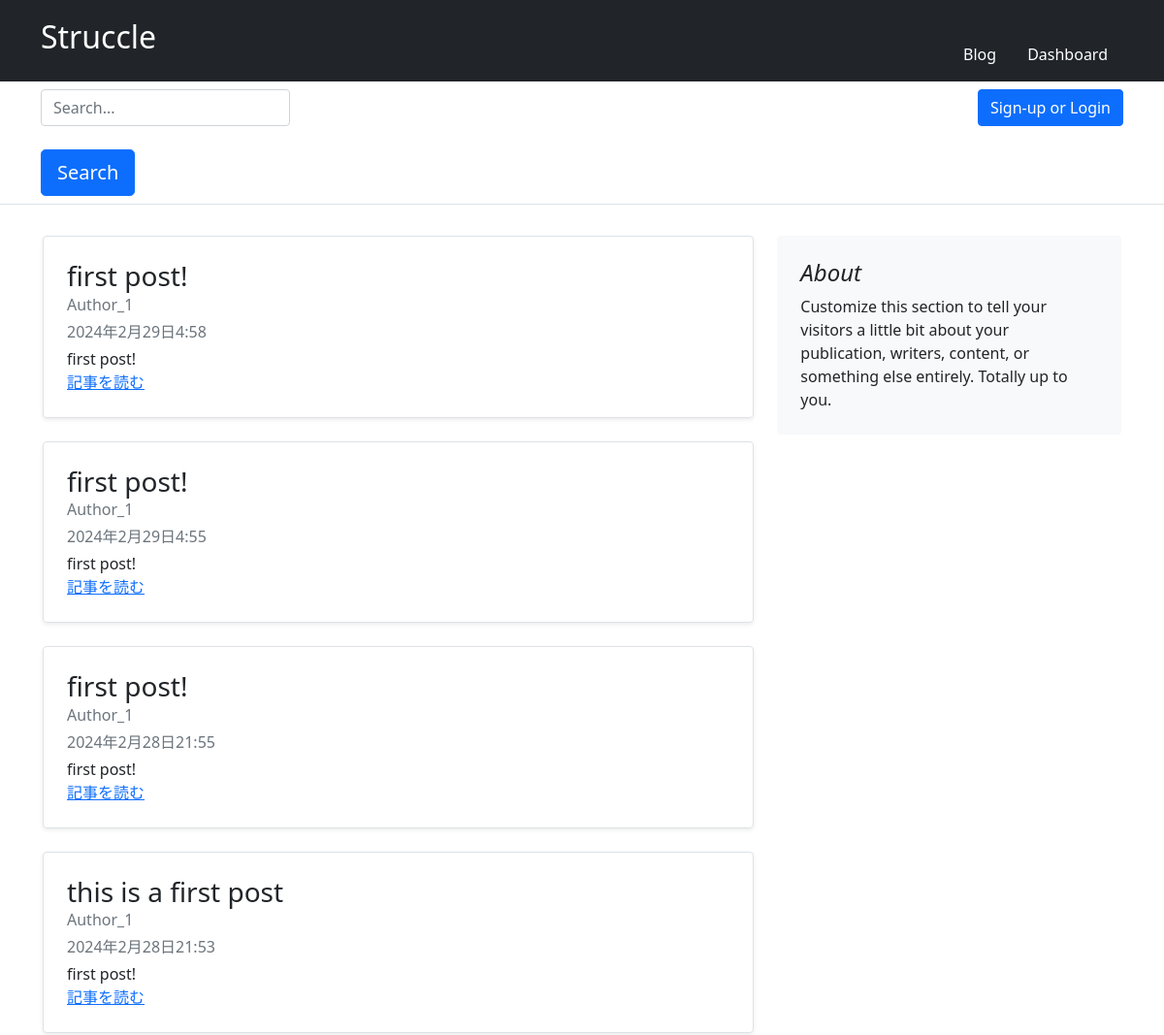
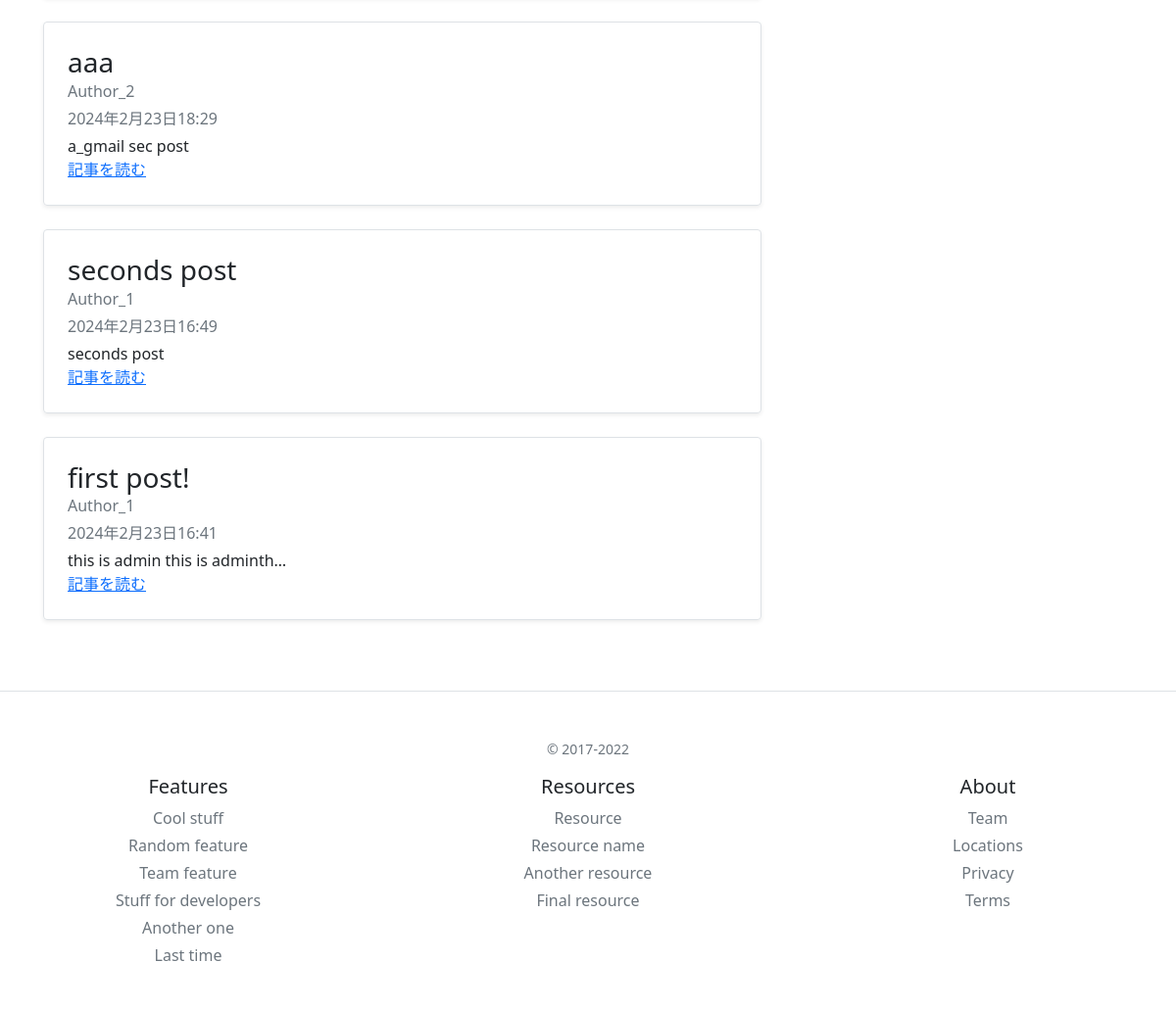
Screenshot of /blog/ with the database file from the repository (2 pictures, top to bottom).
### blog/models.py (models this page shows, shortened)
class Article(models.Model):
    author = models.ForeignKey(User, on_delete=models.CASCADE)
    title = models.CharField(max_length=30)
    body = models.TextField()
    created_at = models.DateTimeField(default=timezone.now)
    updated_at = models.DateTimeField(default=timezone.now)

### signup/models.py (models this page shows, shortened)
class User(AbstractBaseUser, PermissionsMixin):
    email = models.EmailField(max_length=255, unique=True)
    create_at = models.DateTimeField(default=timezone.now)
    update_at = models.DateTimeField(default=timezone.now)
    is_staff = models.BooleanField(default=False)
    is_active =models.BooleanField(default=True)
    objects = UserManager()
    USERNAME_FIELD = "email"
    REQUIRED_FIELDS = []

### blog/views.py (the view)
# urls.py: path('', views.article_view, name="article"),
def article_view(request):
    if request.method == "GET":
        articles = Article.objects.all().order_by("-created_at")
    else:
        search_text = request.POST["search"]
        articles = Article.objects.filter(
            title__contains=search_text
        ).order_by("-created_at")
    context = {"articles": articles}
    return render(request,"blog/article.html", context)

### blog/templates/blog/article.html (shortened to what this page needs)
{% extends "base.html" %}
{% block content %}
<div class="row" style="margin: 2em;">
    <div class="col-md-8 col-sx-1">
        {% for article in articles %}
            <div class="row g-0 border rounded overflow-hidden flex-md-row mb-4 shadow-sm h-md-250 position-relative">
                <div class="col p-4 d-flex flex-column position-static">
                    <h3 class="mb-0">{{ article.title }}</h3>
                    <div class="mb-1 text-muted">Author_{{ article.author.pk }}</div>
                    <div class="mb-1 text-muted">{{ article.created_at }}</div>
                    <p class="card-text mb-auto">{{ article.body|truncatechars:30 }}</p>
                    {% if not admin %}
                        <a href="{% url 'blog:detail' article.pk %}" class="stretched-link">記事を読む</a>
                    {% endif %}
                </div>
            </div>
        {% endfor %}
    </div>
    <div class="col-md-4 col-sx-1">
        <div class="p-4 mb-3 bg-light rounded">
            <h4 class="fst-italic">About</h4>
            <p class="mb-0">Customize this section to tell your visitors a little bit about your publication, writers, content, or something else entirely. Totally up to you.</p>
        </div>
    </div>
</div>
{% endblock %}

### templates/base.html (shortened to what this page needs)
<!DOCTYPE html>
<html lang="en">
<head>
    <link href="https://cdn.jsdelivr.net/npm/bootstrap@5.0.2/dist/css/bootstrap.min.css" rel="stylesheet">
</head>
<body>
    <header>
        <div class="px-3 py-2 bg-dark text-white">
          <div class="container">
            <div class="d-flex flex-wrap align-items-center justify-content-center justify-content-lg-start">
              <a href="{% url 'blog:article' %}" class="d-flex align-items-center my-2 my-lg-0 me-lg-auto text-white text-decoration-none">
                <h2>Struccle</h2>
              </a>
              <ul class="nav col-12 col-lg-auto my-2 justify-content-center my-md-0 text-small">
                <li>
                  <a href="{% url 'blog:article' %}" class="nav-link text-white">
                    <svg class="bi d-block mx-auto mb-1" width="24" height="24"><use xlink:href="#home"/></svg>
                    Blog
                  </a>
                </li>
                <li>
                  <a href="#" class="nav-link text-white">
                    <svg class="bi d-block mx-auto mb-1" width="24" height="24"><use xlink:href="#speedometer2"/></svg>
                    Dashboard
                  </a>
                </li>
              </ul>
            </div>
          </div>
        </div>
        <div class="px-3 py-2 border-bottom mb-3">
          <div class="container d-flex flex-wrap justify-content-center">
            <form action="{% url 'blog:article' %}" method="POST" class="col-12 col-lg-auto mb-2 mb-lg-0 me-lg-auto">
              <input name="search" type="search" class="form-control" placeholder="Search..." aria-label="Search">
              <br>
              <button class="btn btn-lg btn-primary" type="submit">Search</button>
            </form>
            {% if not user.is_authenticated %}
                <div class="text-end">
                    <a href="{% url 'signup:index' %}" class="btn btn-primary">Sign-up or Login</a>
                </div>
            {% endif %}
          </div>
        </div>
      </header>
    {% block content %}{% endblock%}
    <footer class="pt-4 my-md-5 pt-md-5 border-top" style="text-align: center;">
        <div class="row">
          <div class="col-12 col-md">
            <small class="d-block mb-3 text-muted">&copy; 2017-2022</small>
          </div>
          <div class="col-4 col-md">
            <h5>Features</h5>
            <ul class="list-unstyled text-small">
              <li class="mb-1"><a class="link-secondary text-decoration-none" href="#">Cool stuff</a></li>
              <li class="mb-1"><a class="link-secondary text-decoration-none" href="#">Random feature</a></li>
              <li class="mb-1"><a class="link-secondary text-decoration-none" href="#">Team feature</a></li>
              <li class="mb-1"><a class="link-secondary text-decoration-none" href="#">Stuff for developers</a></li>
              <li class="mb-1"><a class="link-secondary text-decoration-none" href="#">Another one</a></li>
              <li class="mb-1"><a class="link-secondary text-decoration-none" href="#">Last time</a></li>
            </ul>
          </div>
          <div class="col-4 col-md">
            <h5>Resources</h5>
            <ul class="list-unstyled text-small">
              <li class="mb-1"><a class="link-secondary text-decoration-none" href="#">Resource</a></li>
              <li class="mb-1"><a class="link-secondary text-decoration-none" href="#">Resource name</a></li>
              <li class="mb-1"><a class="link-secondary text-decoration-none" href="#">Another resource</a></li>
              <li class="mb-1"><a class="link-secondary text-decoration-none" href="#">Final resource</a></li>
            </ul>
          </div>
          <div class="col-4 col-md">
            <h5>About</h5>
            <ul class="list-unstyled text-small">
              <li class="mb-1"><a class="link-secondary text-decoration-none" href="#">Team</a></li>
              <li class="mb-1"><a class="link-secondary text-decoration-none" href="#">Locations</a></li>
              <li class="mb-1"><a class="link-secondary text-decoration-none" href="#">Privacy</a></li>
              <li class="mb-1"><a class="link-secondary text-decoration-none" href="#">Terms</a></li>
            </ul>
          </div>
        </div>
    </footer>
</body>
</html>

### rows the page displays
Article: title "first post!", author.pk "1", created_at "2024年2月29日4:58", body "first post!"
Article: title "first post!", author.pk "1", created_at "2024年2月29日4:55", body "first post!"
Article: title "first post!", author.pk "1", created_at "2024年2月28日21:55", body "first post!"
Article: title "this is a first post", author.pk "1", created_at "2024年2月28日21:53", body "first post!"
Article: title "aaa", author.pk "2", created_at "2024年2月23日18:29", body "a_gmail sec post"
Article: title "seconds post", author.pk "1", created_at "2024年2月23日16:49", body "seconds post"
Article: title "first post!", author.pk "1", created_at "2024年2月23日16:41", body "this is admin this is adminth…"
